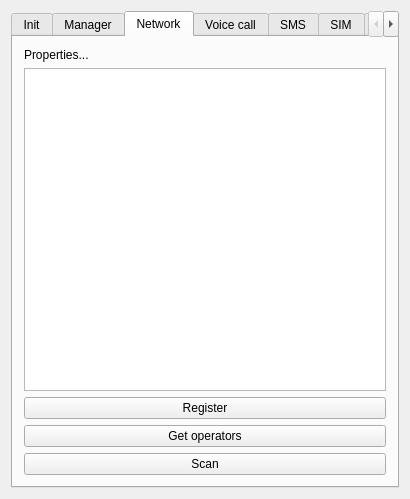
<?xml version="1.0" encoding="UTF-8"?>
<ui version="4.0">
 <class>MainWindow</class>
 <widget class="QMainWindow" name="MainWindow">
  <property name="geometry">
   <rect>
    <x>0</x>
    <y>0</y>
    <width>410</width>
    <height>499</height>
   </rect>
  </property>
  <property name="windowTitle">
   <string>MainWindow</string>
  </property>
  <widget class="QWidget" name="centralWidget">
   <layout class="QVBoxLayout" name="verticalLayout_3">
    <item>
     <widget class="QTabWidget" name="tabWidget">
      <property name="currentIndex">
       <number>2</number>
      </property>
      <widget class="QWidget" name="tabInit">
       <attribute name="title">
        <string>Init</string>
       </attribute>
       <layout class="QHBoxLayout" name="horizontalLayout_2">
        <item>
         <widget class="QTextBrowser" name="tbInit"/>
        </item>
       </layout>
      </widget>
      <widget class="QWidget" name="tabManager">
       <attribute name="title">
        <string>Manager</string>
       </attribute>
       <layout class="QVBoxLayout" name="verticalLayout_9">
        <item>
         <widget class="QLabel" name="lModems">
          <property name="text">
           <string>Modems...</string>
          </property>
         </widget>
        </item>
        <item>
         <widget class="QTextEdit" name="tbModemPropertyChanges"/>
        </item>
        <item>
         <widget class="QPushButton" name="bPowerOnModem">
          <property name="text">
           <string>Power on modem</string>
          </property>
         </widget>
        </item>
        <item>
         <widget class="QPushButton" name="bOnlineModem">
          <property name="text">
           <string>Online modem</string>
          </property>
         </widget>
        </item>
       </layout>
      </widget>
      <widget class="QWidget" name="tabNetwork">
       <attribute name="title">
        <string>Network</string>
       </attribute>
       <layout class="QVBoxLayout" name="verticalLayout">
        <item>
         <widget class="QLabel" name="lNetwork">
          <property name="text">
           <string>Properties...</string>
          </property>
         </widget>
        </item>
        <item>
         <widget class="QTextEdit" name="tbNetRegPropertyChanges"/>
        </item>
        <item>
         <widget class="QPushButton" name="bRegister">
          <property name="text">
           <string>Register</string>
          </property>
         </widget>
        </item>
        <item>
         <widget class="QPushButton" name="bGetOperators">
          <property name="text">
           <string>Get operators</string>
          </property>
         </widget>
        </item>
        <item>
         <widget class="QPushButton" name="bScan">
          <property name="text">
           <string>Scan</string>
          </property>
         </widget>
        </item>
       </layout>
      </widget>
      <widget class="QWidget" name="tabVoiceCall">
       <attribute name="title">
        <string>Voice call</string>
       </attribute>
       <layout class="QVBoxLayout" name="verticalLayout_4">
        <item>
         <layout class="QHBoxLayout" name="horizontalLayout_3">
          <item>
           <widget class="QLineEdit" name="tbDialNum">
            <property name="inputMask">
             <string/>
            </property>
            <property name="text">
             <string>800123456</string>
            </property>
           </widget>
          </item>
          <item>
           <widget class="QPushButton" name="bDial">
            <property name="text">
             <string>Dial</string>
            </property>
           </widget>
          </item>
          <item>
           <widget class="QPushButton" name="bHangupAll">
            <property name="text">
             <string>Hangup all</string>
            </property>
           </widget>
          </item>
         </layout>
        </item>
        <item>
         <widget class="QListWidget" name="lwCalls"/>
        </item>
        <item>
         <widget class="QPushButton" name="bGetCalls">
          <property name="text">
           <string>Get calls</string>
          </property>
         </widget>
        </item>
        <item>
         <widget class="QLabel" name="lCallProperties">
          <property name="text">
           <string>Call properties...</string>
          </property>
         </widget>
        </item>
        <item>
         <widget class="QPushButton" name="bAnswer">
          <property name="text">
           <string>Answer</string>
          </property>
         </widget>
        </item>
        <item>
         <widget class="QPushButton" name="bHangup">
          <property name="text">
           <string>Hangup</string>
          </property>
         </widget>
        </item>
       </layout>
      </widget>
      <widget class="QWidget" name="tabGsmSms">
       <attribute name="title">
        <string>SMS</string>
       </attribute>
       <layout class="QVBoxLayout" name="verticalLayout_5">
        <item>
         <layout class="QHBoxLayout" name="horizontalLayout_9">
          <item>
           <widget class="QCheckBox" name="cbReport">
            <property name="text">
             <string>Report</string>
            </property>
           </widget>
          </item>
          <item>
           <widget class="QPushButton" name="bSend">
            <property name="text">
             <string>Send</string>
            </property>
           </widget>
          </item>
         </layout>
        </item>
        <item>
         <widget class="QLabel" name="lSmsSplit">
          <property name="text">
           <string>Split info...</string>
          </property>
         </widget>
        </item>
        <item>
         <layout class="QHBoxLayout" name="horizontalLayout_10">
          <item>
           <widget class="QLabel" name="label">
            <property name="text">
             <string>Phone number</string>
            </property>
           </widget>
          </item>
          <item>
           <widget class="QLineEdit" name="tbSmsPhoneNumber"/>
          </item>
         </layout>
        </item>
        <item>
         <widget class="QTextEdit" name="tbSmsContent"/>
        </item>
        <item>
         <widget class="QPushButton" name="bRetrieveTextMessages">
          <property name="text">
           <string>Retrieve text messages</string>
          </property>
         </widget>
        </item>
        <item>
         <layout class="QHBoxLayout" name="horizontalLayout_11"/>
        </item>
       </layout>
      </widget>
      <widget class="QWidget" name="tabSim">
       <attribute name="title">
        <string>SIM</string>
       </attribute>
       <layout class="QVBoxLayout" name="verticalLayout_7">
        <item>
         <widget class="QPushButton" name="bSimInfo">
          <property name="text">
           <string>Sim info</string>
          </property>
         </widget>
        </item>
       </layout>
      </widget>
      <widget class="QWidget" name="tabPdp">
       <attribute name="title">
        <string>PDP</string>
       </attribute>
       <layout class="QVBoxLayout" name="verticalLayout_8">
        <item>
         <widget class="QLabel" name="label_2">
          <property name="text">
           <string>APN:</string>
          </property>
         </widget>
        </item>
        <item>
         <widget class="QLineEdit" name="tbApn">
          <property name="text">
           <string>internet</string>
          </property>
         </widget>
        </item>
        <item>
         <widget class="QLabel" name="label_3">
          <property name="text">
           <string>Username:</string>
          </property>
         </widget>
        </item>
        <item>
         <widget class="QLineEdit" name="tbUsername"/>
        </item>
        <item>
         <widget class="QLabel" name="label_4">
          <property name="text">
           <string>Password:</string>
          </property>
         </widget>
        </item>
        <item>
         <widget class="QLineEdit" name="tbPassword"/>
        </item>
        <item>
         <widget class="QPushButton" name="bSetCredentials">
          <property name="text">
           <string>Set credentials</string>
          </property>
         </widget>
        </item>
        <item>
         <widget class="QPushButton" name="tbActivateContext">
          <property name="text">
           <string>Activate context</string>
          </property>
         </widget>
        </item>
        <item>
         <widget class="QPushButton" name="bDeactivateContext">
          <property name="text">
           <string>Deactivate context</string>
          </property>
         </widget>
        </item>
       </layout>
      </widget>
      <widget class="QWidget" name="tabPim">
       <attribute name="title">
        <string>Pim</string>
       </attribute>
       <widget class="QPushButton" name="bQueryMessages">
        <property name="geometry">
         <rect>
          <x>20</x>
          <y>90</y>
          <width>311</width>
          <height>26</height>
         </rect>
        </property>
        <property name="text">
         <string>Query messages</string>
        </property>
       </widget>
      </widget>
      <widget class="QWidget" name="tabLog">
       <attribute name="title">
        <string>Log</string>
       </attribute>
       <layout class="QVBoxLayout" name="verticalLayout_2">
        <item>
         <widget class="QTextBrowser" name="tbLog"/>
        </item>
       </layout>
      </widget>
     </widget>
    </item>
   </layout>
  </widget>
 </widget>
 <layoutdefault spacing="6" margin="11"/>
 <resources/>
 <connections/>
</ui>
